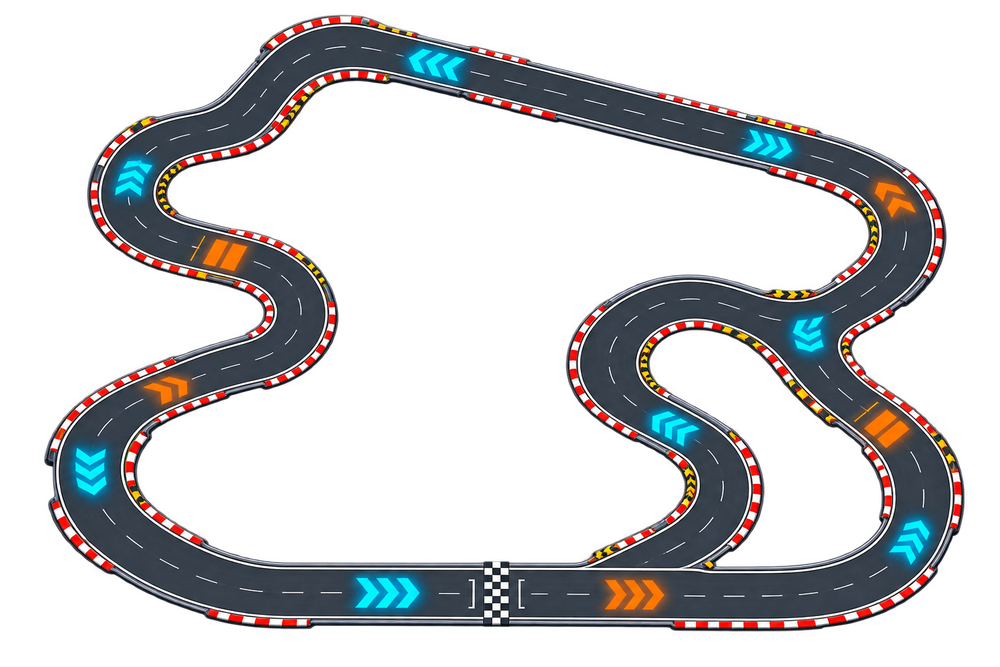
#> input picture Assets/Darkmatter/Art/atlas/UI/1.png, 1000 x 667 px, shrunk from 1536 x 1024 before the run, found by its file name
$ python freemask.py
#> lines starting #> are read from the running program, lines starting #| are printed output that depends on the picture
from PIL import Image
from collections import deque

SRC = r"C:\_DarkMatter\UnityProjects\Bajaj Racing Game\Assets\Darkmatter\Art\atlas\UI\1.png"
WORLD_W, WORLD_H = 230.4, 153.6
im = Image.open(SRC).convert("RGB")
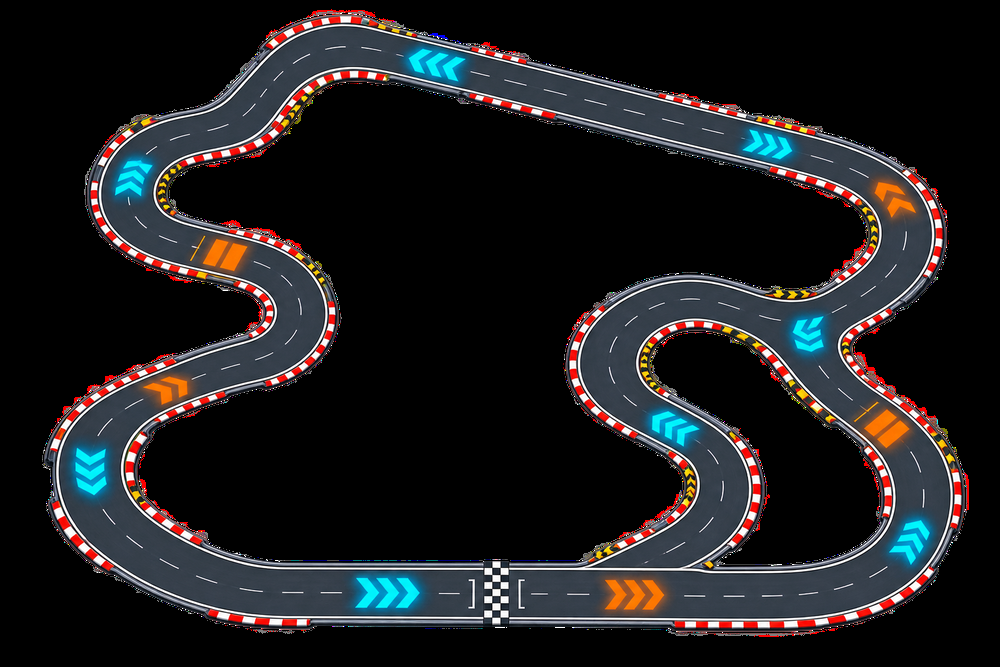
#> im: PIL image 1000x667 RGB; mean R, G, B 30.5, 30, 31.5
W, H = im.size
#> W = 1000; H = 667
px = im.load()
PPU = W / WORLD_W
#> PPU = 4.34

def hue_of(r, g, b, v, sat):
    if sat == 0: return 0.0
    if v == r:   return (60 * ((g - b) / sat)) % 360
    if v == g:   return 60 * ((b - r) / sat) + 120
    return 60 * ((r - g) / sat) + 240

def free_at(x, y):
    """The racing surface: asphalt reads distinctly blue for its brightness,
    and the paint on it - white lines, cyan and orange chevrons - counts as
    surface too. Kerbs, the grey shoulder and the vignette do not."""
    r, g, b = px[x, y]
    v = max(r, g, b); sat = v - min(r, g, b)
    if v >= 165 and sat <= 50:                 # white lane and edge paint
        return True
    if (b - r) >= 0.26 * v and v >= 12:         # asphalt, including in shadow
        return True
    # The chevrons and the orange boost pads are deliberately NOT surface: a
    # pad can sit across the gap between two arms of a hairpin, and counting it
    # in bridges the two into a shortcut. They are plugged back as holes below.
    return False

FREE = bytearray(W * H)
for y in range(H):
    row = y * W
    for x in range(W):
        FREE[row + x] = 1 if free_at(x, y) else 0
#> this loop made 667 passes
print("free px:", sum(FREE))
#| free px: 146494


SEED = (int((-0.5 / WORLD_W + 0.5) * W + 105), int((62.6 / WORLD_H + 0.5) * H))
comp = bytearray(W * H)
i0 = SEED[1] * W + SEED[0]
#> (the run stopped early here; a loop or call above may not have finished)

$ run again, with Assets/Darkmatter/Art/atlas/UI/bike-lean-00.png copied over Assets/Darkmatter/Art/atlas/UI/1.png
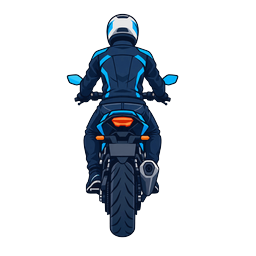
#> input picture Assets/Darkmatter/Art/atlas/UI/bike-lean-00.png, 256 x 256 px, found by its file name
#> `im = Image.open(SRC).convert("RGB")`:
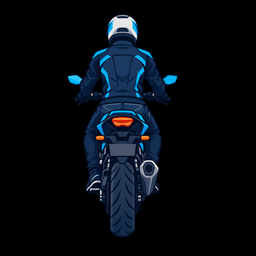
#> im: PIL image 256x256 RGB; mean R, G, B 5.8, 10.6, 16.1
#> the loop `for y in range(H):` made 256 passes
#| free px: 12519

$ run again, with Assets/Darkmatter/Art/atlas/UI/bike-lean-15.png copied over Assets/Darkmatter/Art/atlas/UI/1.png
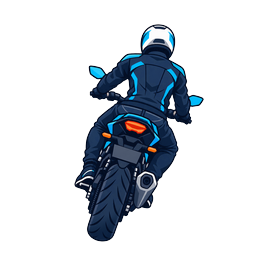
#> input picture Assets/Darkmatter/Art/atlas/UI/bike-lean-15.png, 256 x 256 px, found by its file name
#> `im = Image.open(SRC).convert("RGB")`:
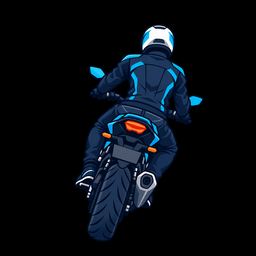
#> im: PIL image 256x256 RGB; mean R, G, B 6.9, 12.1, 18.3
#> the loop `for y in range(H):` made 256 passes
#| free px: 14102
